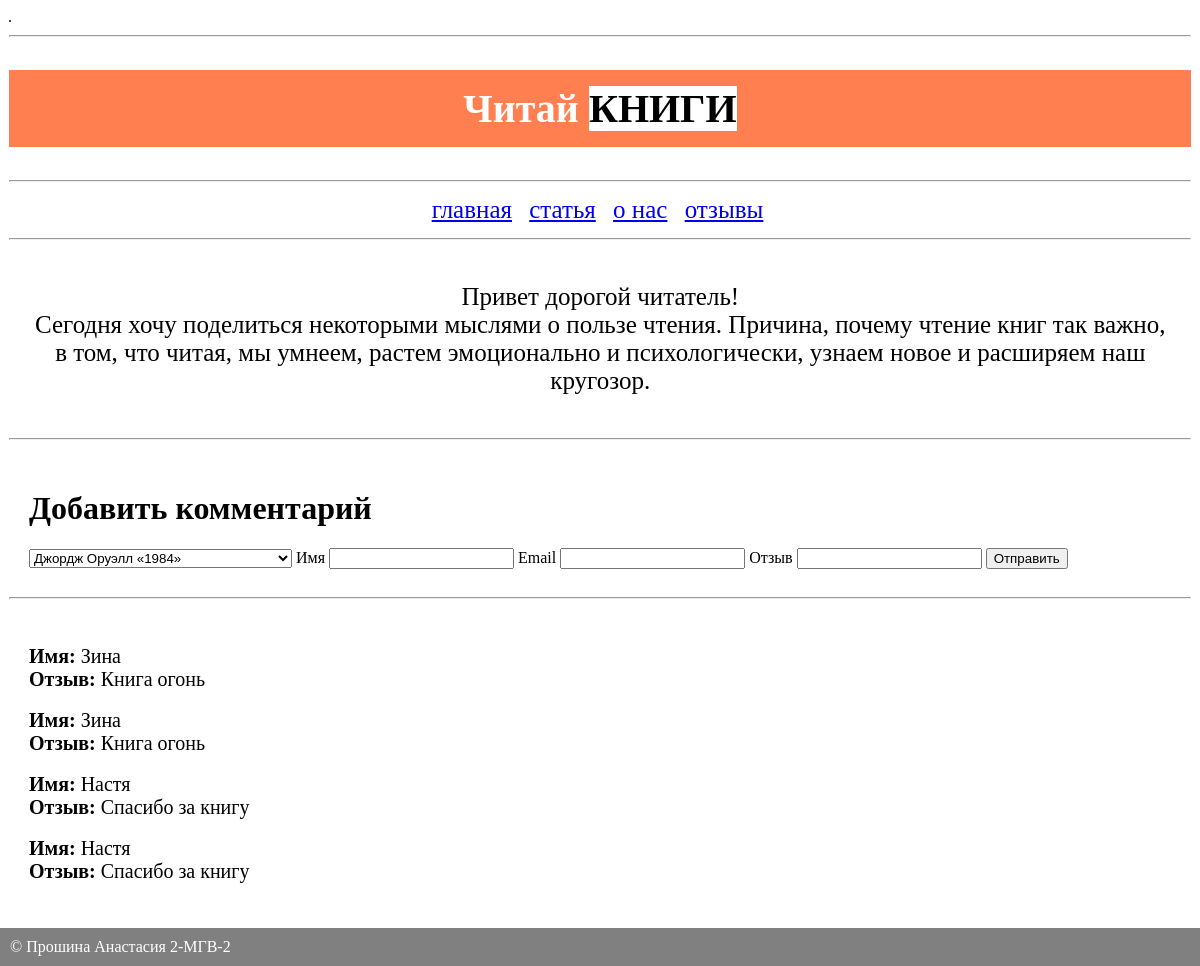
/state/add_comment/, run on an earlier commit of the app's database.
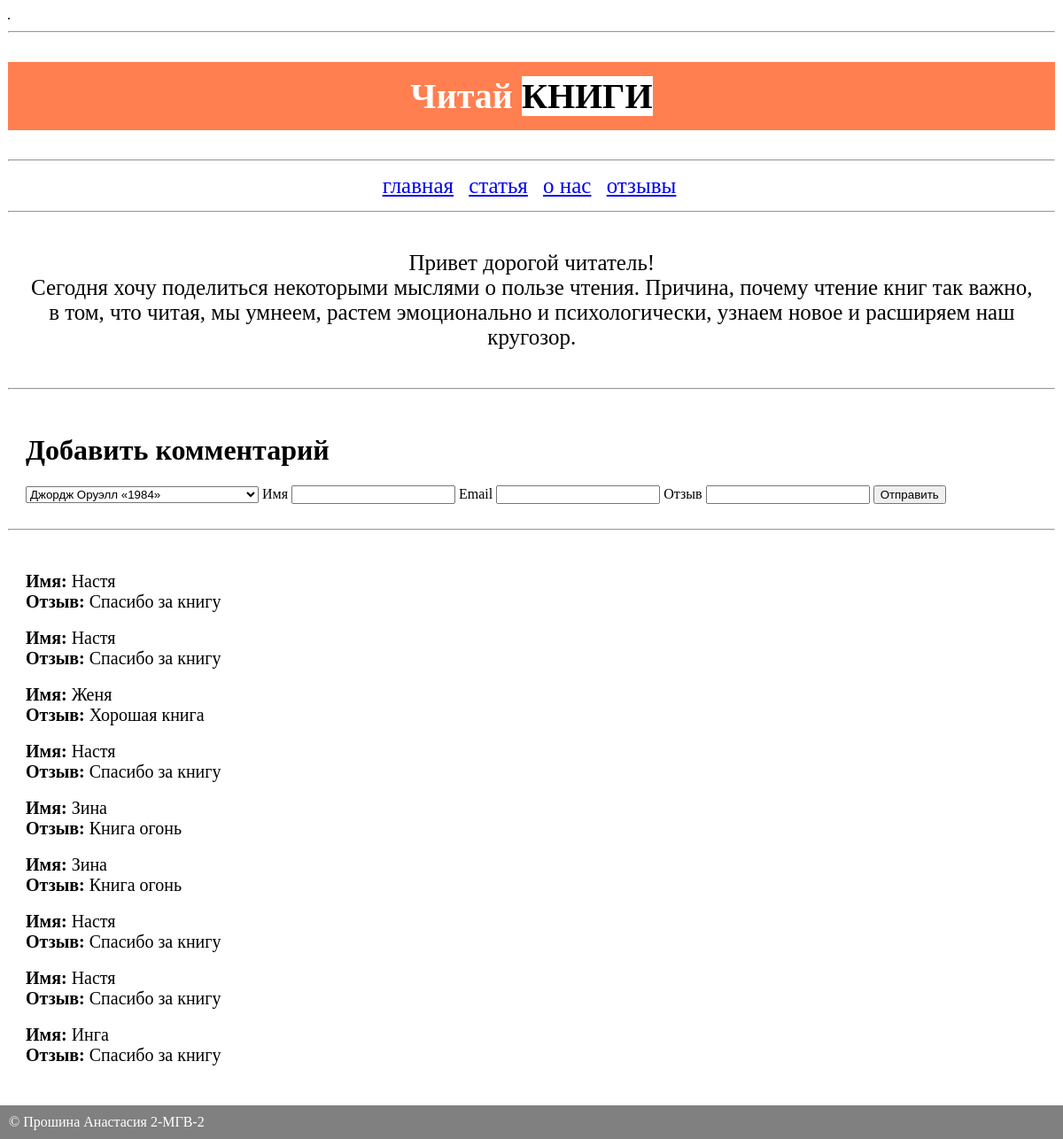
And on a later commit of the database.
### catalog/models.py (models this page shows, shortened)
class ProductComment(models.Model):
    user_name = models.CharField(max_length=40, blank=False)
    email = models.CharField(max_length=100, blank=False, default='SOME STRING')
    comment = models.CharField(max_length=600, blank=False)
    checked = models.BooleanField(default=False, blank=False)
    product = models.ForeignKey(Product, on_delete=models.CASCADE)

### catalog/views.py (the view)
# urls.py: path('add_comment/', add_comment_page),
def add_comment_page(request):
    products = Product.objects.values("id", "name")
    title = "Добавить комментарий"
    add_comments = ProductComment.objects.filter(checked=True).order_by('-id')
    data = {"menu":MENU, "title": title, "products": products, "add_comments":add_comments}
    return render(request,"./add_comment.html", context=data)

### templates/add_comment.html (shortened to what this page needs)
{% extends 'base.html' %}
{% block content %}
<hr class="my-4">
<p align="center">Привет дорогой читатель!
  <br>
  Сегодня хочу поделиться некоторыми мыслями о пользе чтения.
  Причина, почему чтение книг так важно, в том, что читая, мы умнеем, растем эмоционально и психологически,
		узнаем новое и расширяем наш кругозор.</p>
	<hr class="my-4">
<div class="col-lg-12">
<h1>{{title}}</h1>
<form action="{% url 'thaks_page' %}" method="POST">
    <select name="product">
        {% for p in products %}
        <option value="{{p.id}}">{{p.name}}</option>
        {% endfor %}
    </select>
    <label for="user_name">Имя</label>
    <input name="user_name" id="user_name">
    <label for="email">Email</label>
    <input name="email" id="email">
    <label for="comment">Отзыв</label>
    <input name="comment" id="comment">
    <button type="submit">Отправить</button>
</form>
</div>
<hr class="my-4">
<div class="col-lg-12">
    {% for add_comment in add_comments %}
    <div class="row"><br>
      <div><p3><b>Имя:</b> {{ add_comment.user_name }}</p3></div>
              <div><p3><b>Отзыв:</b> {{ add_comment.comment }}</p3></div>
    </div>
    {% endfor%}
  </div>
{% endblock %}

What changed in the data, as far as the page shows it:
added ProductComment: user_name "Настя", comment "Спасибо за книгу"
now on this page (row edited): ProductComment: user_name "Настя", comment "Спасибо за книгу"
now on this page (row edited): ProductComment: user_name "Женя", comment "Хорошая книга"
now on this page (row edited): ProductComment: user_name "Настя", comment "Спасибо за книгу"
now on this page (row edited): ProductComment: user_name "Инга", comment "Спасибо за книгу"
